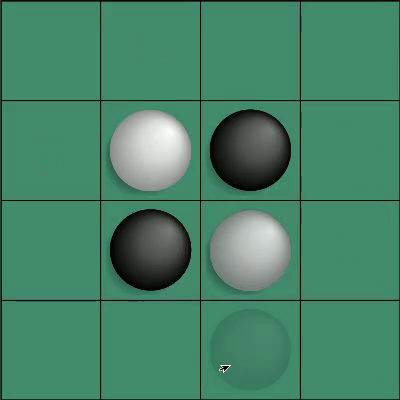
#> input picture frame 135 of uploads/export-othello-gamesmanuni-full.mp4, 400 x 400 px, given in place of othello_8x8.mov, which was not available
$ jupyter execute othello-online.ipynb   (text cells are left out)
#> lines starting #> are read from the running program, lines starting #| are printed output that depends on the picture; after the words box and inside, x2 and y2 are one past the last pixel; in counts of white or black regions, pixels touching at a corner belong together; pictures that were not available may be replaced by others from this repository, and a replacement may not be noted
[cell 1]
import cv2
import numpy as np


"""
Connect 4
X = blue = player 1
O = red = player 2

Othello
X = B = black = player 1
O = W = white = player 2
"""

# Constants for the board dimensions (number of squares)
BOARD_WIDTH = 8
BOARD_HEIGHT = 8

def grid_to_position_string(grid):
    rows, cols = grid.shape  # Assuming grid is a numpy array with .shape attribute
    position_string = ''

    for col in range(cols):
        for row in range(rows):
            if grid[row][col] == 1:
                position_string += 'B'
            elif grid[row][col] == -1:
                position_string += 'W'
            else:
                position_string += '-'

    return position_string

# Main
def process_frame(frame):
    img = frame

    # Constants
    new_width = 500
    img_h, img_w, _ = img.shape
    scale = new_width / img_w
    img_w = int(img_w * scale)
    img_h = int(img_h * scale)
    img = cv2.resize(img, (img_w, img_h), interpolation=cv2.INTER_AREA)
    img_orig = img.copy()

    # Bilateral Filter
    bilateral_filtered_image = cv2.bilateralFilter(img, 15, 190, 190)

    # Calculate the size of each grid cell
    cell_width = img_w // BOARD_WIDTH
    cell_height = img_h // BOARD_HEIGHT

    # Create a copy of the original image to draw the grid
    grid_image = img_orig.copy()

    # Draw vertical lines for the grid
    for i in range(1, BOARD_WIDTH):
        cv2.line(grid_image, (i * cell_width, 0), (i * cell_width, img_h), (0, 255, 0), 1)

    # Draw horizontal lines for the grid
    for i in range(1, BOARD_HEIGHT):
        cv2.line(grid_image, (0, i * cell_height), (img_w, i * cell_height), (0, 255, 0), 1)

    # Display the image with the grid
    cv2.imwrite('grid_image_with_cells.png', grid_image)

    # Initialize the grid
    grid = np.zeros((BOARD_HEIGHT, BOARD_WIDTH))

    # Constants for color detection for black and white pieces RGB bounds!
    BLACK_LOWER_HSV = np.array([0, 0, 0])
    BLACK_UPPER_HSV = np.array([110, 110, 110])
    WHITE_LOWER_HSV = np.array([150, 150, 150])
    WHITE_UPPER_HSV = np.array([255, 255, 255])

    # Create masks for white and black pieces
    white_mask = cv2.inRange(bilateral_filtered_image, WHITE_LOWER_HSV, WHITE_UPPER_HSV)
    cv2.imwrite('white_mask.png', white_mask)

    black_mask = cv2.inRange(bilateral_filtered_image, BLACK_LOWER_HSV, BLACK_UPPER_HSV)
    cv2.imwrite('black_mask.png', black_mask)

    game_pieces_mask = black_mask + white_mask
    cv2.imwrite('game_pieces_mask.png', game_pieces_mask)

    not_game_pieces_mask = cv2.bitwise_not(game_pieces_mask)

    # Need to mask away the red, green, and yellow colors as well
    RED_MASK_LOWER = np.array([80, 0, 0])
    RED_MASK_UPPER = np.array([150, 50, 50])
    GREEN_MASK_LOWER = np.array([0, 110, 0])
    GREEN_MASK_UPPER = np.array([30, 150, 30])
    YELLOW_MASK_LOWER = np.array([216, 216, 39])
    YELLOW_MASK_UPPER = np.array([255, 255, 77])
    red_mask = cv2.inRange(bilateral_filtered_image, RED_MASK_LOWER, RED_MASK_UPPER)
    cv2.imwrite('red_mask.png', red_mask)
    green_mask = cv2.inRange(bilateral_filtered_image, GREEN_MASK_LOWER, GREEN_MASK_UPPER)
    cv2.imwrite('green_mask.png', green_mask)
    yellow_mask = cv2.inRange(bilateral_filtered_image, YELLOW_MASK_LOWER, YELLOW_MASK_UPPER)

    # Background color masking
    BOARD_BACKGROUND_LOWER = np.array([70, 60, 50])
    BOARD_BACKGROUND_UPPER = np.array([90, 255, 255])

    # Create a mask for the background color of the board
    background_mask = cv2.inRange(bilateral_filtered_image, BOARD_BACKGROUND_LOWER, BOARD_BACKGROUND_UPPER)

    # Invert the background mask to remove the background color
    background_mask = cv2.bitwise_not(background_mask)

    # Combine masks to create a single mask representing areas to be removed
    unwanted_mask = not_game_pieces_mask + red_mask + green_mask + yellow_mask
    cv2.imwrite('unwanted_mask.png', unwanted_mask)

    # Apply the background mask to remove the background color
    result_image = cv2.bitwise_and(bilateral_filtered_image, bilateral_filtered_image, mask=background_mask)
    result_image = cv2.bitwise_and(bilateral_filtered_image, bilateral_filtered_image, mask=unwanted_mask)

    # Combine the result with the game pieces mask to identify the game pieces
    result_image = cv2.bitwise_and(bilateral_filtered_image, bilateral_filtered_image, mask=unwanted_mask)
    result_image = cv2.bitwise_or(result_image, result_image, mask=not_game_pieces_mask)
    cv2.imwrite('result_image.png', result_image)


    # Function to check if the majority of the pixels in a masked area are of the color of the mask
    def is_color_dominant(mask):
        # Count the non-zero (white) pixels in the mask
        white_pixels = cv2.countNonZero(mask)
        # Calculate the percentage of white pixels
        white_area_ratio = white_pixels / mask.size
        # If the white area covers more than 30% of the mask, we consider the color to be dominant
        return white_area_ratio > 0.3


    def process_cell(img, x_start, y_start, width, height):
        # Crop the cell from the image
        cell_img = img[y_start:y_start + height, x_start:x_start + width]
        cv2.imwrite('cell_img.png', cell_img)

        # Create masks for white and black pieces
        white_mask_cell = cv2.inRange(cell_img, WHITE_LOWER_HSV, WHITE_UPPER_HSV)
        cv2.imwrite('white_mask_cell.png', white_mask_cell)
        black_mask_cell = cv2.inRange(cell_img, BLACK_LOWER_HSV, BLACK_UPPER_HSV)
        cv2.imwrite('black_mask_cell.png', black_mask_cell)

        if is_color_dominant(white_mask_cell):
            print("White piece detected")
            return -1  # White
        elif is_color_dominant(black_mask_cell):
            print("Black piece detected")
            return 1  # Black
        else:
            # The space is empty
            return 0

    # CONTINUE PROCESS FRAME
    # Analyze each cell and update the grid
    for row in range(BOARD_HEIGHT):
        for col in range(BOARD_WIDTH):
            x_start = col * cell_width
            y_start = row * cell_height
            grid[row, col] = process_cell(bilateral_filtered_image, x_start, y_start, cell_width, cell_height)

    return grid

# determines if there is motion in the frame
backSub = cv2.createBackgroundSubtractorMOG2(history=500, varThreshold=16, detectShadows=True)

# Could be better...
def is_motion(previous_frame, current_frame, threshold=10):
    frame_delta = cv2.absdiff(previous_frame, current_frame)
    thresholded = cv2.threshold(frame_delta, 25, 255, cv2.THRESH_BINARY)[1]
    motion_level = np.sum(thresholded)
    return motion_level > threshold

def board_is_full(grid):
    for row in grid:
        for cell in row:
            if cell == 0:
                return False
    return True


def check_winner(grid):
    rows, cols = len(grid), len(grid[0])
    grid_array = np.array(grid)

    # If the board is not full then we have not found a winner
    if (not board_is_full(grid_array)):
        return 0

    black_count = 0
    white_count = 0
    for row in grid_array:
        for cell in grid_array:
            if cell == 1:
                black_count += 1
            elif cell == -1:
                white_count += 1

    # If black has more tiles then black wins
    if black_count > white_count:
        return 1
    elif white_count > black_count:
        return -1
    else:
        return 0


def extract_frames(video_path, skip_frames=20):
#> called with video_path = 'uploads/othello_8x8.mov', skip_frames = 20
    cap = cv2.VideoCapture(video_path)
    previous_position_string = None
    output_strings = []  # List to store output strings

    ret, previous_frame = cap.read()
#> previous_frame is the input picture: shape (400, 400, 3); mean B, G, R 103.9, 130.9, 70.1
    if not ret:
        output_strings.append("Error: Cannot read frame from video.")
        cap.release()
        return output_strings

    previous_frame = cv2.cvtColor(previous_frame, cv2.COLOR_BGR2GRAY)
#> previous_frame: shape (400, 400)
    previous_frame = cv2.GaussianBlur(previous_frame, (21, 21), 0)
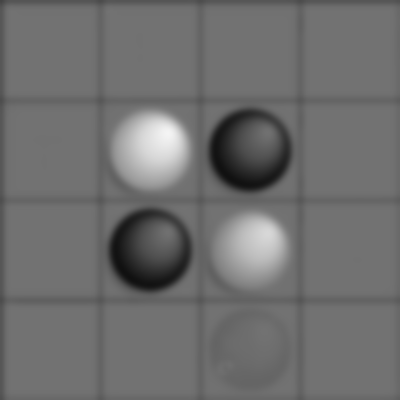
#> previous_frame: shape (400, 400); min 16, max 244, mean 110.2
    previous_position_string = '------------------------------------------'
    p, frame_count = 0, 0

    while cap.isOpened():
        ret, frame = cap.read()
        if not ret:
            break

        gray = cv2.cvtColor(frame, cv2.COLOR_BGR2GRAY)
        gray = cv2.GaussianBlur(gray, (21, 21), 0)
        if frame_count % skip_frames == 0:
            if not is_motion(previous_frame, gray):
#> in is_motion, `frame_delta = cv2.absdiff(previous_frame, current_frame)`:
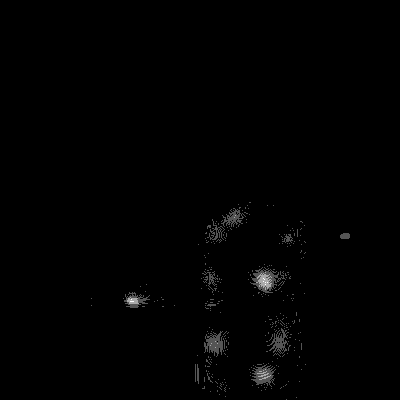
#> frame_delta: shape (400, 400); min 0, max 3, mean 0.0179; drawn with min black and max white
#> in is_motion, `thresholded = cv2.threshold(frame_delta, 25, 255, cv2.THRESH_BINARY)[1]`: thresholded: shape (400, 400); every value is 0
#> in is_motion, `motion_level = np.sum(thresholded)`: motion_level = 0
                board_array = process_frame(frame)
#> after the loop in process_frame, `for i in range(1, BOARD_WIDTH):`:
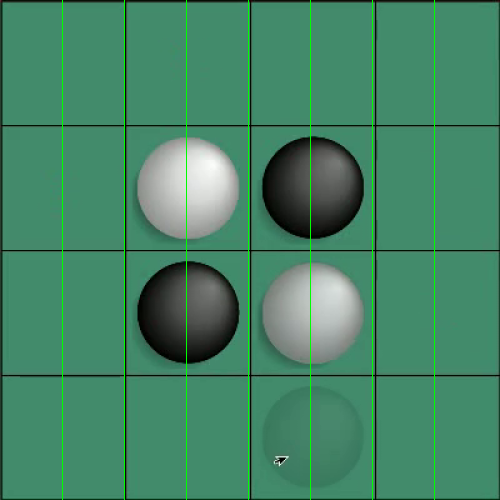
#> grid_image: shape (500, 500, 3); mean B, G, R 102.4, 132.7, 69.1
#> after the loop in process_frame, `for i in range(1, BOARD_HEIGHT):`:
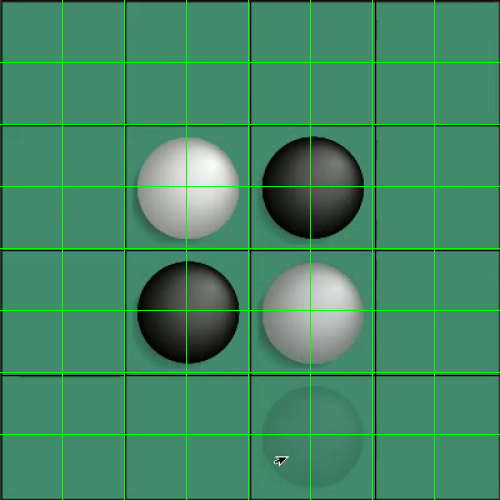
#> grid_image: shape (500, 500, 3); 1.38% of pixels changed, all inside (x1, y1, x2, y2) = (0, 62, 500, 435)
#> in process_frame, `white_mask = cv2.inRange(bilateral_filtered_image, WHITE_LOWER_HSV, WH..`:
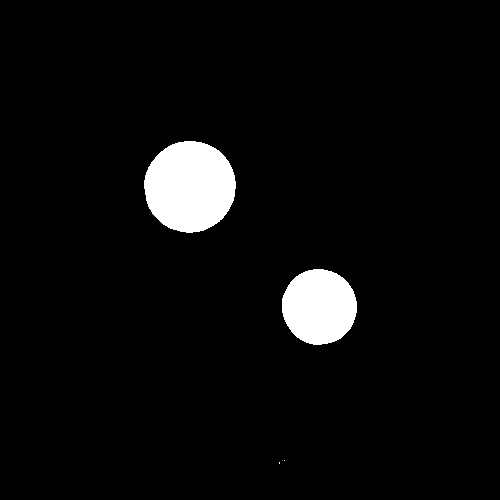
#> white_mask: shape (500, 500); 4.4% white; 4 white regions (2 under 20 px), largest, box (x1, y1, x2, y2) and area: (144, 141, 236, 233) 6590, (282, 269, 357, 345) 4467
#> in process_frame, `black_mask = cv2.inRange(bilateral_filtered_image, BLACK_LOWER_HSV, BL..`: black_mask: shape (500, 500); 9.4% white; 5 white regions (1 under 20 px), largest, box (x1, y1, x2, y2) and area: (135, 260, 240, 366) 8670, (260, 136, 365, 241) 8643, (0, 0, 500, 500) 6146, (276, 458, 285, 464) 23
#> in process_frame, `game_pieces_mask = black_mask + white_mask`:
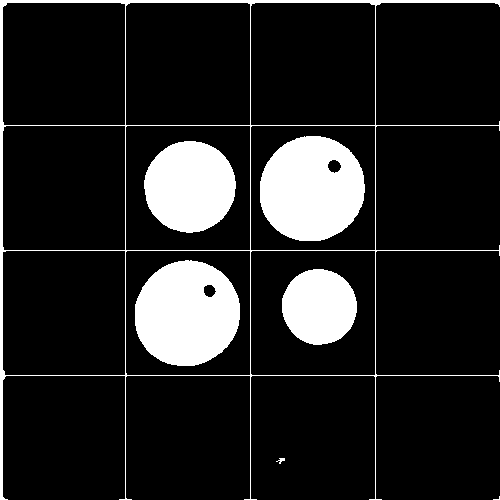
#> game_pieces_mask: shape (500, 500); 13.8% white; 7 white regions (1 under 20 px), largest, box (x1, y1, x2, y2) and area: (135, 260, 240, 366) 8670, (260, 136, 365, 241) 8643, (144, 141, 236, 233) 6590, (0, 0, 500, 500) 6146, (282, 269, 357, 345) 4467, (276, 458, 285, 464) 26
#> in process_frame, `red_mask = cv2.inRange(bilateral_filtered_image, RED_MASK_LOWER, RED_M..`: red_mask: shape (500, 500); every value is 0
#> in process_frame, `background_mask = cv2.inRange(bilateral_filtered_image, BOARD_BACKGROU..`:
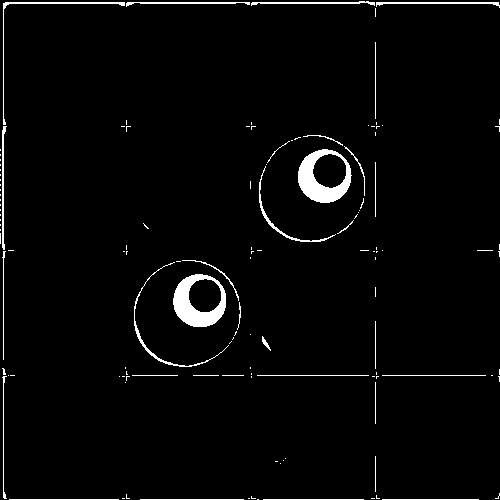
#> background_mask: shape (500, 500); 2.8% white; 127 white regions (95 under 20 px), largest, box (x1, y1, x2, y2) and area: (173, 274, 226, 327) 1404, (298, 149, 352, 203) 1399, (3, 2, 125, 125) 395
#> in process_frame, `result_image = cv2.bitwise_and(bilateral_filtered_image, bilateral_fil..`:
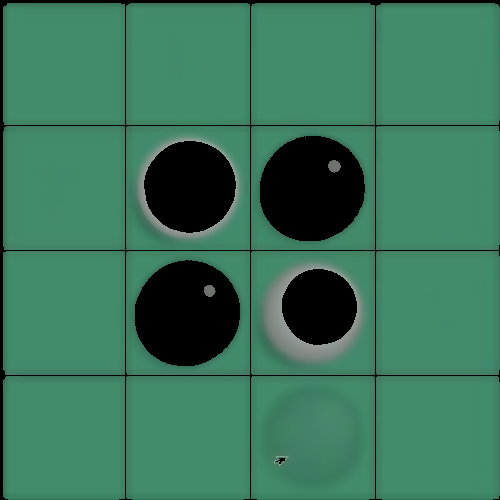
#> result_image: shape (500, 500, 3); mean B, G, R 91.2, 117.3, 57.8
#> the loop in process_frame, `for row in range(BOARD_HEIGHT):` made 8 passes
#> pass 1, in process_cell, `black_mask_cell = cv2.inRange(cell_img, BLACK_LOWER_HSV, BLACK_UPPER_H..`:
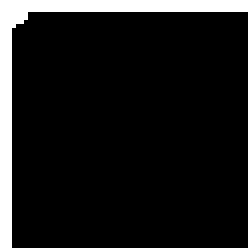
#> black_mask_cell: shape (62, 62) (shown 4 times larger); 9.8% white; 1 white region, box (x1, y1, x2, y2) and area: (0, 0, 62, 62) 375
#> pass 1, in process_cell (call 2), `cell_img = img[y_start:y_start + height, x_start:x_start + width]`:
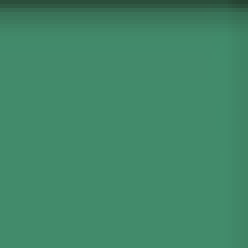
#> cell_img: shape (62, 62, 3) (shown 4 times larger); mean B, G, R 103.7, 134.7, 64.6
                current_position_string = grid_to_position_string(board_array)

                # There is a change between one game state and the next
                if current_position_string != previous_position_string:
                    output_strings.append(f'p={str((p % 2) + 1)}_{current_position_string}')
                    p += 1

                # [7 lines of commented-out code are left out]

                previous_position_string = current_position_string
            previous_frame = gray
        frame_count += 1

    # Check the winner at the end due to the win condition of othello


    cap.release()
    return output_strings

print(extract_frames('uploads/othello_8x8.mov'))

$ run again, starting later in the video
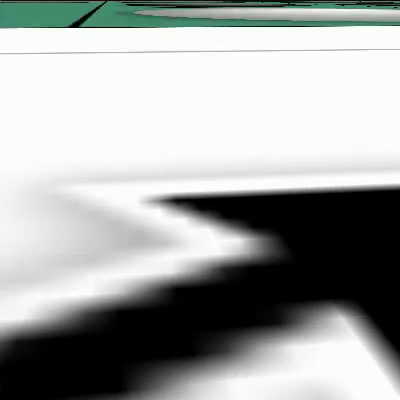
#> input picture frame 608 of uploads/export-othello-gamesmanuni-full.mp4, 400 x 400 px, given in place of othello_8x8.mov, which was not available
#> in extract_frames, previous_frame is the input picture: shape (400, 400, 3); mean B, G, R 163.6, 167.1, 163
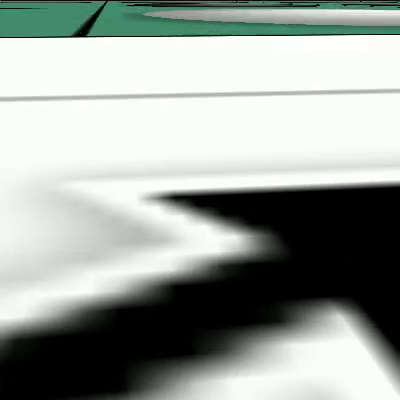
#> input picture frame 609 of uploads/export-othello-gamesmanuni-full.mp4, 400 x 400 px, given in place of othello_8x8.mov, which was not available
#> in extract_frames, frame is the input picture: shape (400, 400, 3); mean B, G, R 158.5, 162.4, 157.1
#> in is_motion, `thresholded = cv2.threshold(frame_delta, 25, 255, cv2.THRESH_BINARY)[1]`:
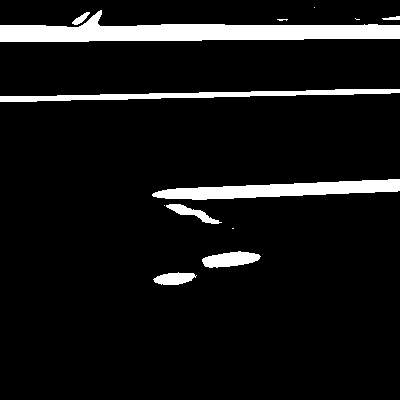
#> thresholded: shape (400, 400); 8.1% white; 13 white regions (5 under 20 px), largest, box (x1, y1, x2, y2) and area: (0, 10, 400, 42) 6320, (152, 179, 400, 200) 2949, (0, 89, 400, 102) 2105
#> motion_level = 3314235

$ run again, starting later in the video
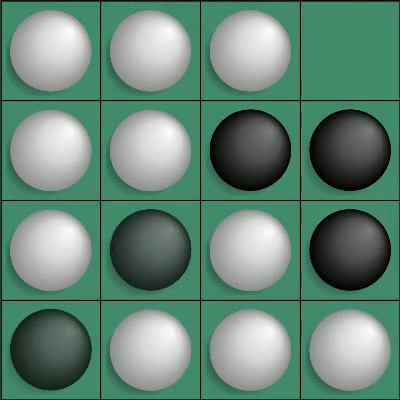
#> input picture frame 1082 of uploads/export-othello-gamesmanuni-full.mp4, 400 x 400 px, given in place of othello_8x8.mov, which was not available
#> in extract_frames, previous_frame is the input picture: shape (400, 400, 3); mean B, G, R 119.7, 136.2, 100.4
#> thresholded: shape (400, 400); every value is 0
#> motion_level = 0
#> white_mask: shape (500, 500); 26.3% white; 10 white regions, largest, box (x1, y1, x2, y2) and area: (269, 391, 360, 482) 6581, (144, 141, 236, 232) 6577, (269, 266, 360, 357) 6577
#> black_mask: shape (500, 500); 19.5% white; 7 white regions (1 under 20 px), largest, box (x1, y1, x2, y2) and area: (384, 260, 490, 366) 8674, (260, 136, 365, 241) 8657, (384, 136, 490, 241) 8655, (10, 385, 116, 490) 8426, (134, 260, 240, 366) 8195, (0, 0, 500, 500) 6157
#> game_pieces_mask: shape (500, 500); 45.8% white; 17 white regions (1 under 20 px), largest, box (x1, y1, x2, y2) and area: (384, 260, 490, 366) 8674, (260, 136, 365, 241) 8657, (384, 136, 490, 241) 8655
#> red_mask: shape (500, 500); every value is 0
#> the loop in process_frame, `for row in range(BOARD_HEIGHT):` made 8 passes
#> pass 1, in process_cell (call 2), `cell_img = img[y_start:y_start + height, x_start:x_start + width]`:
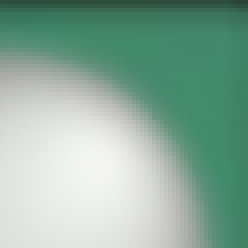
#> cell_img: shape (62, 62, 3) (shown 4 times larger); mean B, G, R 158, 173.1, 141
